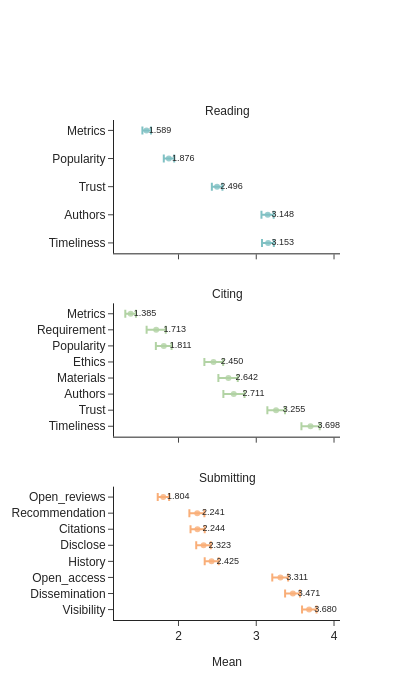

Source (notebook cell):
### Code cell
# Filter summary_df for specified variables
target_vars = [
    'read_reason_popularity',
    'read_reason_timeliness',
    'read_reason_authors',
    'read_reason_metrics',
    'read_reason_trust',
    'cite_reason_popularity',
    'cite_reason_timeliness',
    'cite_reason_authors',
    'cite_reason_metrics',
    'cite_reason_ethics',
    'cite_reason_materials',
    'cite_reason_trust',
    'cite_reason_requirement',
    'submit_open_reviews',
    'submit_history',
    'submit_visibility',
    'submit_citations',
    'submit_recommendation',
    'submit_dissemination',
    'submit_open_access',
    'submit_disclose'
]

# Filter and prepare data
plot_df = summary_df[summary_df['variable'].isin(target_vars)].copy()

# Map variables to categories
def get_category(var_name):
    if var_name.startswith('read'):
        return 'reading'
    elif var_name.startswith('cite'):
        return 'citing'
    elif var_name.startswith('submit'):
        return 'submitting'
    return 'other'

plot_df['category'] = plot_df['variable'].apply(get_category)

# Create clean labels for each metric (remove prefix and replace underscores)
plot_df['label'] = plot_df['variable'].str.replace('read_reason_', '', regex=False)
plot_df['label'] = plot_df['label'].str.replace('cite_reason_', '', regex=False)
plot_df['label'] = plot_df['label'].str.replace('submit_', '', regex=False)
plot_df['label'] = plot_df['label'].str.capitalize()

# Calculate error bar values (distance from mean to CI bounds)
plot_df['error_low'] = plot_df['mean'] - plot_df['ci_low']
plot_df['error_high'] = plot_df['ci_high'] - plot_df['mean']

# Define colors for each category
colors = {
    'reading': '#80C1C4',
    'citing': '#B2D3A4',
    'submitting': '#F9AE78'
}


fig = make_subplots(
    rows=3,
    cols=1,
    subplot_titles=('Reading', 'Citing', 'Submitting'),
    horizontal_spacing=0.08,
    vertical_spacing=0.1,
    shared_xaxes=True
)

global_span = plot_df['mean'].max() - plot_df['mean'].min()
offset = global_span * 0.05  # define once

for idx, category in enumerate(['reading', 'citing', 'submitting'], start=1):

    cat_df = plot_df[plot_df['category'] == category].copy()
    cat_df = cat_df.sort_values('mean', ascending=False)

    for _, row in cat_df.iterrows():
        fig.add_trace(
            go.Scatter(
                y=[row['label']],
                x=[row['mean']],
                mode='markers',
                marker=dict(
                    size=6,
                    opacity=0.8,
                    color=colors[category]
                ),
                error_x=dict(
                    type='data',
                    symmetric=False,
                    array=[row['ci_high'] - row['mean']],
                    arrayminus=[row['mean'] - row['ci_low']],
                    color=colors[category],
                    thickness=2
                ),
                showlegend=False
            ),
            row=idx, 
            col=1   
        )

        # text label
        fig.add_trace(
            go.Scatter(
                y=[row['label']],
                x=[row['ci_high'] + offset],
                mode='text',
                text=[f"{row['mean']:.3f}"],
                textfont=dict(size=9),
                showlegend=False
            ),
            row=idx,
            col=1
        )

    # y-axis formatting per row
    fig.update_yaxes(
        tickfont=dict(size=11),
        row=idx,
        col=1
    )

# put x-axis title only on bottom subplot
fig.update_xaxes(
    title_text="Mean",
    tickfont=dict(size=12),
    title_font=dict(size=12),
    row=3,
    col=1
)
fig.update_yaxes(
    tickfont=dict(size=12),
    title_font=dict(size=12)
)

fig.update_layout(
    height=700,    
    width=400,
    template="simple_white",
    font=dict(size=12, family="Arial"),
    margin=dict(l=100, r=60, b=80, t=120)
)

for ann in fig.layout.annotations:
    ann.font.size = 12
    ann.y += 0  # smaller shift since vertical layout

fig.show()

# write as PDF
fig.write_image("read_cite_submit.pdf")

### Figure 1 — Plotly figure (JSON) as saved in the notebook; plotly's stock layout.template omitted (floating-point values rounded to 4 significant figures)
{"data": [{"error_x": {"array": [0.073], "arrayminus": [0.079], "color": "#80C1C4", "symmetric": false, "thickness": 2, "type": "data"}, "marker": {"color": "#80C1C4", "opacity": 0.8, "size": 6}, "mode": "markers", "showlegend": false, "type": "scatter", "x": [3.153], "xaxis": "x", "y": ["Timeliness"], "yaxis": "y"}, {"mode": "text", "showlegend": false, "text": ["3.153"], "textfont": {"size": 9}, "type": "scatter", "x": [3.342], "xaxis": "x", "y": ["Timeliness"], "yaxis": "y"}, {"error_x": {"array": [0.076], "arrayminus": [0.081], "color": "#80C1C4", "symmetric": false, "thickness": 2, "type": "data"}, "marker": {"color": "#80C1C4", "opacity": 0.8, "size": 6}, "mode": "markers", "showlegend": false, "type": "scatter", "x": [3.148], "xaxis": "x", "y": ["Authors"], "yaxis": "y"}, {"mode": "text", "showlegend": false, "text": ["3.148"], "textfont": {"size": 9}, "type": "scatter", "x": [3.34], "xaxis": "x", "y": ["Authors"], "yaxis": "y"}, {"error_x": {"array": [0.069], "arrayminus": [0.067], "color": "#80C1C4", "symmetric": false, "thickness": 2, "type": "data"}, "marker": {"color": "#80C1C4", "opacity": 0.8, "size": 6}, "mode": "markers", "showlegend": false, "type": "scatter", "x": [2.496], "xaxis": "x", "y": ["Trust"], "yaxis": "y"}, {"mode": "text", "showlegend": false, "text": ["2.496"], "textfont": {"size": 9}, "type": "scatter", "x": [2.681], "xaxis": "x", "y": ["Trust"], "yaxis": "y"}, {"error_x": {"array": [0.069], "arrayminus": [0.065], "color": "#80C1C4", "symmetric": false, "thickness": 2, "type": "data"}, "marker": {"color": "#80C1C4", "opacity": 0.8, "size": 6}, "mode": "markers", "showlegend": false, "type": "scatter", "x": [1.876], "xaxis": "x", "y": ["Popularity"], "yaxis": "y"}, {"mode": "text", "showlegend": false, "text": ["1.876"], "textfont": {"size": 9}, "type": "scatter", "x": [2.061], "xaxis": "x", "y": ["Popularity"], "yaxis": "y"}, {"error_x": {"array": [0.058], "arrayminus": [0.053], "color": "#80C1C4", "symmetric": false, "thickness": 2, "type": "data"}, "marker": {"color": "#80C1C4", "opacity": 0.8, "size": 6}, "mode": "markers", "showlegend": false, "type": "scatter", "x": [1.589], "xaxis": "x", "y": ["Metrics"], "yaxis": "y"}, {"mode": "text", "showlegend": false, "text": ["1.589"], "textfont": {"size": 9}, "type": "scatter", "x": [1.763], "xaxis": "x", "y": ["Metrics"], "yaxis": "y"}, {"error_x": {"array": [0.118], "arrayminus": [0.117], "color": "#B2D3A4", "symmetric": false, "thickness": 2, "type": "data"}, "marker": {"color": "#B2D3A4", "opacity": 0.8, "size": 6}, "mode": "markers", "showlegend": false, "type": "scatter", "x": [3.698], "xaxis": "x2", "y": ["Timeliness"], "yaxis": "y2"}, {"mode": "text", "showlegend": false, "text": ["3.698"], "textfont": {"size": 9}, "type": "scatter", "x": [3.932], "xaxis": "x2", "y": ["Timeliness"], "yaxis": "y2"}, {"error_x": {"array": [0.115], "arrayminus": [0.112], "color": "#B2D3A4", "symmetric": false, "thickness": 2, "type": "data"}, "marker": {"color": "#B2D3A4", "opacity": 0.8, "size": 6}, "mode": "markers", "showlegend": false, "type": "scatter", "x": [3.255], "xaxis": "x2", "y": ["Trust"], "yaxis": "y2"}, {"mode": "text", "showlegend": false, "text": ["3.255"], "textfont": {"size": 9}, "type": "scatter", "x": [3.486], "xaxis": "x2", "y": ["Trust"], "yaxis": "y2"}, {"error_x": {"array": [0.138], "arrayminus": [0.134], "color": "#B2D3A4", "symmetric": false, "thickness": 2, "type": "data"}, "marker": {"color": "#B2D3A4", "opacity": 0.8, "size": 6}, "mode": "markers", "showlegend": false, "type": "scatter", "x": [2.711], "xaxis": "x2", "y": ["Authors"], "yaxis": "y2"}, {"mode": "text", "showlegend": false, "text": ["2.711"], "textfont": {"size": 9}, "type": "scatter", "x": [2.965], "xaxis": "x2", "y": ["Authors"], "yaxis": "y2"}, {"error_x": {"array": [0.12], "arrayminus": [0.129], "color": "#B2D3A4", "symmetric": false, "thickness": 2, "type": "data"}, "marker": {"color": "#B2D3A4", "opacity": 0.8, "size": 6}, "mode": "markers", "showlegend": false, "type": "scatter", "x": [2.642], "xaxis": "x2", "y": ["Materials"], "yaxis": "y2"}, {"mode": "text", "showlegend": false, "text": ["2.642"], "textfont": {"size": 9}, "type": "scatter", "x": [2.878], "xaxis": "x2", "y": ["Materials"], "yaxis": "y2"}, {"error_x": {"array": [0.124], "arrayminus": [0.117], "color": "#B2D3A4", "symmetric": false, "thickness": 2, "type": "data"}, "marker": {"color": "#B2D3A4", "opacity": 0.8, "size": 6}, "mode": "markers", "showlegend": false, "type": "scatter", "x": [2.45], "xaxis": "x2", "y": ["Ethics"], "yaxis": "y2"}, {"mode": "text", "showlegend": false, "text": ["2.450"], "textfont": {"size": 9}, "type": "scatter", "x": [2.69], "xaxis": "x2", "y": ["Ethics"], "yaxis": "y2"}, {"error_x": {"array": [0.1], "arrayminus": [0.102], "color": "#B2D3A4", "symmetric": false, "thickness": 2, "type": "data"}, "marker": {"color": "#B2D3A4", "opacity": 0.8, "size": 6}, "mode": "markers", "showlegend": false, "type": "scatter", "x": [1.811], "xaxis": "x2", "y": ["Popularity"], "yaxis": "y2"}, {"mode": "text", "showlegend": false, "text": ["1.811"], "textfont": {"size": 9}, "type": "scatter", "x": [2.027], "xaxis": "x2", "y": ["Popularity"], "yaxis": "y2"}, {"error_x": {"array": [0.123], "arrayminus": [0.123], "color": "#B2D3A4", "symmetric": false, "thickness": 2, "type": "data"}, "marker": {"color": "#B2D3A4", "opacity": 0.8, "size": 6}, "mode": "markers", "showlegend": false, "type": "scatter", "x": [1.713], "xaxis": "x2", "y": ["Requirement"], "yaxis": "y2"}, {"mode": "text", "showlegend": false, "text": ["1.713"], "textfont": {"size": 9}, "type": "scatter", "x": [1.952], "xaxis": "x2", "y": ["Requirement"], "yaxis": "y2"}, {"error_x": {"array": [0.068], "arrayminus": [0.069], "color": "#B2D3A4", "symmetric": false, "thickness": 2, "type": "data"}, "marker": {"color": "#B2D3A4", "opacity": 0.8, "size": 6}, "mode": "markers", "showlegend": false, "type": "scatter", "x": [1.385], "xaxis": "x2", "y": ["Metrics"], "yaxis": "y2"}, {"mode": "text", "showlegend": false, "text": ["1.385"], "textfont": {"size": 9}, "type": "scatter", "x": [1.569], "xaxis": "x2", "y": ["Metrics"], "yaxis": "y2"}, {"error_x": {"array": [0.095], "arrayminus": [0.091], "color": "#F9AE78", "symmetric": false, "thickness": 2, "type": "data"}, "marker": {"color": "#F9AE78", "opacity": 0.8, "size": 6}, "mode": "markers", "showlegend": false, "type": "scatter", "x": [3.68], "xaxis": "x3", "y": ["Visibility"], "yaxis": "y3"}, {"mode": "text", "showlegend": false, "text": ["3.680"], "textfont": {"size": 9}, "type": "scatter", "x": [3.891], "xaxis": "x3", "y": ["Visibility"], "yaxis": "y3"}, {"error_x": {"array": [0.091], "arrayminus": [0.1], "color": "#F9AE78", "symmetric": false, "thickness": 2, "type": "data"}, "marker": {"color": "#F9AE78", "opacity": 0.8, "size": 6}, "mode": "markers", "showlegend": false, "type": "scatter", "x": [3.471], "xaxis": "x3", "y": ["Dissemination"], "yaxis": "y3"}, {"mode": "text", "showlegend": false, "text": ["3.471"], "textfont": {"size": 9}, "type": "scatter", "x": [3.678], "xaxis": "x3", "y": ["Dissemination"], "yaxis": "y3"}, {"error_x": {"array": [0.099], "arrayminus": [0.105], "color": "#F9AE78", "symmetric": false, "thickness": 2, "type": "data"}, "marker": {"color": "#F9AE78", "opacity": 0.8, "size": 6}, "mode": "markers", "showlegend": false, "type": "scatter", "x": [3.311], "xaxis": "x3", "y": ["Open_access"], "yaxis": "y3"}, {"mode": "text", "showlegend": false, "text": ["3.311"], "textfont": {"size": 9}, "type": "scatter", "x": [3.526], "xaxis": "x3", "y": ["Open_access"], "yaxis": "y3"}, {"error_x": {"array": [0.092], "arrayminus": [0.088], "color": "#F9AE78", "symmetric": false, "thickness": 2, "type": "data"}, "marker": {"color": "#F9AE78", "opacity": 0.8, "size": 6}, "mode": "markers", "showlegend": false, "type": "scatter", "x": [2.425], "xaxis": "x3", "y": ["History"], "yaxis": "y3"}, {"mode": "text", "showlegend": false, "text": ["2.425"], "textfont": {"size": 9}, "type": "scatter", "x": [2.633], "xaxis": "x3", "y": ["History"], "yaxis": "y3"}, {"error_x": {"array": [0.093], "arrayminus": [0.095], "color": "#F9AE78", "symmetric": false, "thickness": 2, "type": "data"}, "marker": {"color": "#F9AE78", "opacity": 0.8, "size": 6}, "mode": "markers", "showlegend": false, "type": "scatter", "x": [2.323], "xaxis": "x3", "y": ["Disclose"], "yaxis": "y3"}, {"mode": "text", "showlegend": false, "text": ["2.323"], "textfont": {"size": 9}, "type": "scatter", "x": [2.532], "xaxis": "x3", "y": ["Disclose"], "yaxis": "y3"}, {"error_x": {"array": [0.093], "arrayminus": [0.089], "color": "#F9AE78", "symmetric": false, "thickness": 2, "type": "data"}, "marker": {"color": "#F9AE78", "opacity": 0.8, "size": 6}, "mode": "markers", "showlegend": false, "type": "scatter", "x": [2.244], "xaxis": "x3", "y": ["Citations"], "yaxis": "y3"}, {"mode": "text", "showlegend": false, "text": ["2.244"], "textfont": {"size": 9}, "type": "scatter", "x": [2.453], "xaxis": "x3", "y": ["Citations"], "yaxis": "y3"}, {"error_x": {"array": [0.092], "arrayminus": [0.101], "color": "#F9AE78", "symmetric": false, "thickness": 2, "type": "data"}, "marker": {"color": "#F9AE78", "opacity": 0.8, "size": 6}, "mode": "markers", "showlegend": false, "type": "scatter", "x": [2.241], "xaxis": "x3", "y": ["Recommendation"], "yaxis": "y3"}, {"mode": "text", "showlegend": false, "text": ["2.241"], "textfont": {"size": 9}, "type": "scatter", "x": [2.449], "xaxis": "x3", "y": ["Recommendation"], "yaxis": "y3"}, {"error_x": {"array": [0.076], "arrayminus": [0.071], "color": "#F9AE78", "symmetric": false, "thickness": 2, "type": "data"}, "marker": {"color": "#F9AE78", "opacity": 0.8, "size": 6}, "mode": "markers", "showlegend": false, "type": "scatter", "x": [1.804], "xaxis": "x3", "y": ["Open_reviews"], "yaxis": "y3"}, {"mode": "text", "showlegend": false, "text": ["1.804"], "textfont": {"size": 9}, "type": "scatter", "x": [1.996], "xaxis": "x3", "y": ["Open_reviews"], "yaxis": "y3"}], "layout": {"annotations": [{"font": {"size": 12}, "showarrow": false, "text": "Reading", "x": 0.5, "xanchor": "center", "xref": "paper", "y": 1, "yanchor": "bottom", "yref": "paper"}, {"font": {"size": 12}, "showarrow": false, "text": "Citing", "x": 0.5, "xanchor": "center", "xref": "paper", "y": 0.6333, "yanchor": "bottom", "yref": "paper"}, {"font": {"size": 12}, "showarrow": false, "text": "Submitting", "x": 0.5, "xanchor": "center", "xref": "paper", "y": 0.2667, "yanchor": "bottom", "yref": "paper"}], "font": {"family": "Arial", "size": 12}, "height": 700, "margin": {"b": 80, "l": 100, "r": 60, "t": 120}, "width": 400, "xaxis": {"anchor": "y", "domain": [0, 1], "matches": "x3", "showticklabels": false}, "xaxis2": {"anchor": "y2", "domain": [0, 1], "matches": "x3", "showticklabels": false}, "xaxis3": {"anchor": "y3", "domain": [0, 1], "tickfont": {"size": 12}, "title": {"font": {"size": 12}, "text": "Mean"}}, "yaxis": {"anchor": "x", "domain": [0.7333, 1], "tickfont": {"size": 12}, "title": {"font": {"size": 12}}}, "yaxis2": {"anchor": "x2", "domain": [0.3667, 0.6333], "tickfont": {"size": 12}, "title": {"font": {"size": 12}}}, "yaxis3": {"anchor": "x3", "domain": [0, 0.2667], "tickfont": {"size": 12}, "title": {"font": {"size": 12}}}}}
